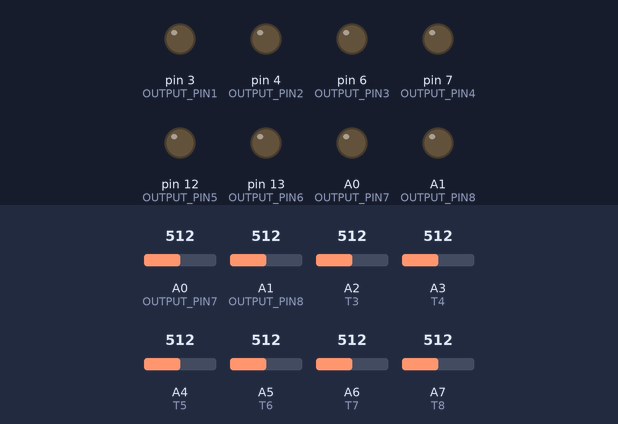
The sketch below on a simulated Arduino Nano, built with avr-gcc and run on an emulated ATmega328P. On the bench: output pins drawn as LEDs (lit = HIGH). The inputs (shaded band) are chosen by the test bench; at power-on: A0 (OUTPUT_PIN7) = 512, A1 (OUTPUT_PIN8) = 512, A2 (T3) = 512, A3 (T4) = 512, A4 (T5) = 512, A5 (T6) = 512, A6 (T7) = 512, A7 (T8) = 512.

Above: at 1.2 s.
1.3 s: A0 (OUTPUT_PIN7) set to 275
2.8 s: A0 (OUTPUT_PIN7) set to 255
At 4.3 s:
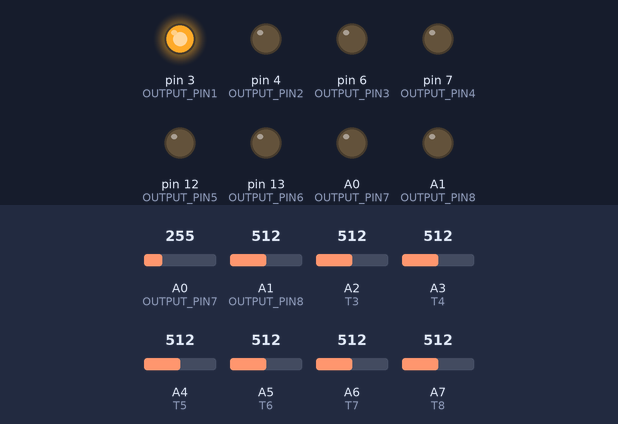
4.8 s: A1 (OUTPUT_PIN8) set to 282
6.3 s: A1 (OUTPUT_PIN8) set to 251
At 8.0 s:
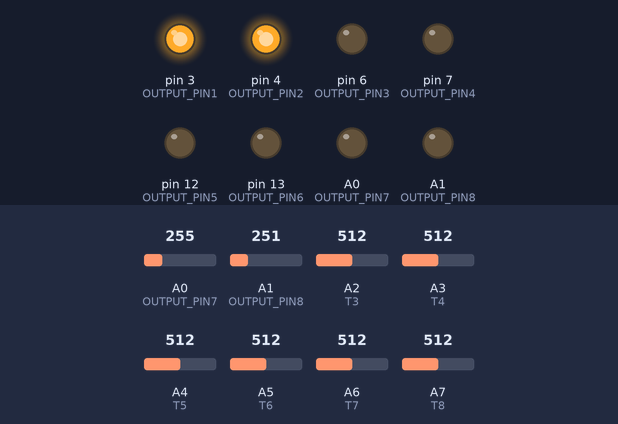
8.3 s: A2 (T3) set to 281
9.8 s: A2 (T3) set to 256
At 10.8 s:
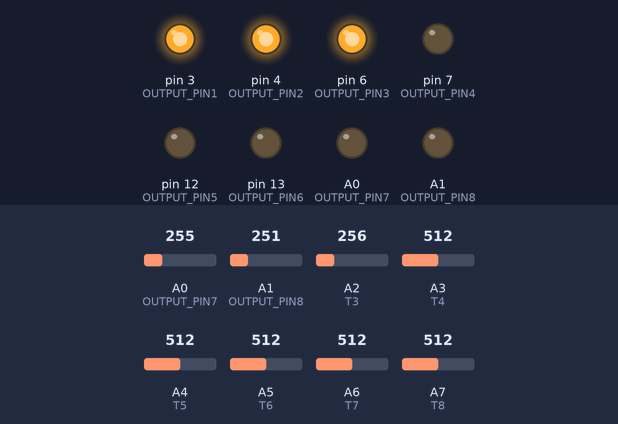
Timing chart, 0 to 12.7 s (numbered marks = the images above; inputs shaded):
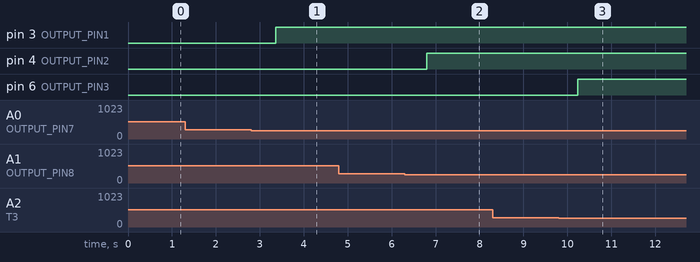

Measured:
- the behaviour switches between 266 and 265 on A0 (OUTPUT_PIN7) (found by bisection; images 0 and 1)
- the behaviour switches between 266 and 265 on A1 (OUTPUT_PIN8) (found by bisection; images 1 and 2)
- the behaviour switches between 266 and 265 on A2 (T3) (found by bisection; images 2 and 3)
- after the input at 1.3 s, every drawn part: stays the same
- after the input at 2.8 s, pin 3 (OUTPUT_PIN1): LOW → HIGH after 0.57 s
- after the input at 4.8 s, every drawn part: stays the same
- after the input at 6.3 s, pin 4 (OUTPUT_PIN2): LOW → HIGH after 0.50 s
- after the input at 8.3 s, every drawn part: stays the same
- after the input at 9.8 s, pin 6 (OUTPUT_PIN3): LOW → HIGH after 0.43 s

The sketch:

extractor_arduino_heater_using_autopid.ino
```cpp
#include "channels.h"

void setup()
{
  AutoPID_init();
}

void loop()
{
  delay(30);
  channels(8);

}
```

channels.cpp
```cpp
#include <Arduino.h>
#include "channels.h"
#include <AutoPID.h>
#include <Wire.h>
//////////////////////////////////
#define OUTPUT_PIN1 3   // 3 as 2
#define OUTPUT_PIN2 4   // 4 as 3
#define OUTPUT_PIN3 6   // 6 as 5
#define OUTPUT_PIN4 7   // 7 as 6
#define OUTPUT_PIN5 12  // 12 as 7
#define OUTPUT_PIN6 13  // 13 as 8
#define OUTPUT_PIN7 14  // 14 as 9
#define OUTPUT_PIN8 15  // 15 as 10
#define TEMP_READ_DELAY 800 //can only read digital temp sensor every ~750ms //800//1000
#define OUTPUT_MIN 0 //pid settings and gains
#define OUTPUT_MAX 255
#define KP 1.05  //.12   // 5.5  // 1.05 FOR30-80  // 0.85 for 90 to 100  // 2 as 1.05 //1.60 as 1.40//1.60
#define KI 0.05  //.0003 // 0.5  // 0.5            // 0.5
#define KD 0.05  //0     // 0.5  // 0.5            // 0.5   // Kp-1.05 Ki-0.05 Kd-0.05 => for 30 to 100 for eight channel
/////////////////////////////////// Pins & Initialisation temperature sensor ntc & Variables decalaration
String de;
int V1, V2, V3, V4, V5, V6, V7, V8, T1 = A0, T2 = A1, T3 = A2, T4 = A3, T5 = A4, T6 = A5, T7 = A6, T8 = A7, OUTPUT_PIN;
float f, R1 = 10000, logR21, logR22, logR23, logR24, logR25, logR26 , logR27, logR28, R21, R22, R23, R24, R25, R26, R27, R28, IT1, IT2, IT3, IT4, IT5, IT6, IT7, IT8, I_Tc1, I_Tc2, I_Tc3, I_Tc4, I_Tc5, I_Tc6 , I_Tc7, I_Tc8, c1 = 1.009249522e-03, c2 = 2.378405444e-04, c3 = 2.019202697e-07;
double temperature_read = 0.0,temperature_read1 = 0.0, temperature_read2 = 0.0, temperature_read3 = 0.0, temperature_read4 = 0.0, temperature_read5 = 0.0, temperature_read6 = 0.0, temperature_read7 = 0.0, temperature_read8 = 0.0, outputVal, outputVal1, outputVal2, outputVal3, outputVal4, outputVal5, outputVal6, outputVal7, outputVal8;
/////// SETPOINT VALUE
double setPoint1 = 0, setPoint2 = 0, setPoint3 = 0, setPoint4 = 0, setPoint5 = 0, setPoint6 = 0, setPoint7 = 0, setPoint8 = 0;
/////////////////////////////////// Auto-PID-function ///////////////////////////////////////////////////////
AutoPID myPID1(&temperature_read1, &setPoint1, &outputVal1, OUTPUT_MIN, OUTPUT_MAX, KP, KI, KD); // Channel 1
AutoPID myPID2(&temperature_read2, &setPoint2, &outputVal2, OUTPUT_MIN, OUTPUT_MAX, KP, KI, KD); // Channel 2
AutoPID myPID3(&temperature_read3, &setPoint3, &outputVal3, OUTPUT_MIN, OUTPUT_MAX, KP, KI, KD); // Channel 3
AutoPID myPID4(&temperature_read4, &setPoint4, &outputVal4, OUTPUT_MIN, OUTPUT_MAX, KP, KI, KD); // Channel 4
AutoPID myPID5(&temperature_read5, &setPoint5, &outputVal5, OUTPUT_MIN, OUTPUT_MAX, KP, KI, KD); // Channel 5
AutoPID myPID6(&temperature_read6, &setPoint6, &outputVal6, OUTPUT_MIN, OUTPUT_MAX, KP, KI, KD); // Channel 6
AutoPID myPID7(&temperature_read7, &setPoint7, &outputVal7, OUTPUT_MIN, OUTPUT_MAX, KP, KI, KD); // Channel 7
AutoPID myPID8(&temperature_read8, &setPoint8, &outputVal8, OUTPUT_MIN, OUTPUT_MAX, KP, KI, KD); // Channel 8
/////////////////////////////////// Functions /////////////////////////////////////////////////////
void AutoPID_init() {
  pinMode(OUTPUT_PIN1, OUTPUT);
  pinMode(OUTPUT_PIN2, OUTPUT);
  pinMode(OUTPUT_PIN3, OUTPUT);
  pinMode(OUTPUT_PIN4, OUTPUT);
  pinMode(OUTPUT_PIN5, OUTPUT);
  pinMode(OUTPUT_PIN6, OUTPUT);
  pinMode(OUTPUT_PIN7, OUTPUT);
  pinMode(OUTPUT_PIN8, OUTPUT);
  Serial.begin(9600);
  Wire.begin(0x08);
  Wire.onReceive(receiveEvent); /* register receive event */
  Wire.onRequest(requestEvent); /* register reqsuest event */
  myPID1.setBangBang(0.5, -0.5); //if temperature is more than 4 degrees below or above setpoint, OUTPUT will be set to min or max respectively
  myPID1.setTimeStep(2000);      //set PID update interval to 4000ms //2000 2000/8=250
  myPID2.setBangBang(0.5, -0.5);
  myPID2.setTimeStep(2000);      // 3000 //3000/8=375
  myPID3.setBangBang(0.5, -0.5);
  myPID3.setTimeStep(2000);
  myPID4.setBangBang(0.5, -0.5);
  myPID4.setTimeStep(2000);
  myPID5.setBangBang(0.5, -0.5);
  myPID5.setTimeStep(2000);
  myPID6.setBangBang(0.5, -0.5);
  myPID6.setTimeStep(2000);
  myPID7.setBangBang(0.5, -0.5);
  myPID7.setTimeStep(2000);
  myPID8.setBangBang(0.5, -0.5);
  myPID8.setTimeStep(2000);
}
void receiveEvent(int numBytes)
{
 setPoint1=0;
  setPoint2=0;
  setPoint3=0;
  setPoint4=0;
  setPoint5=0;
  setPoint6=0;
  setPoint7=0;
  setPoint8=0;
  unsigned char rc[30] = "";
  int count = 0;
  while (Wire.available())
  {
    char c = Wire.read();
    rc[count] = c;
    count++;
  }
  de = rc;
  Serial.println(de);
  delay(100);
  if (de.substring(0, 1) == "W")
  {
    char buf[30];
    de.toCharArray(buf, 30);
    char *p = buf;
    char *str;
    int i = 0;
    while ((str = strtok_r(p, " ", &p)) != NULL) // delimiter is the space
    {
      if (i == 1)
        setPoint1 = atoi(str);
      else if (i == 2)
        setPoint2 = atoi(str);
      else if (i == 3)
        setPoint3 = atoi(str);
      else if (i == 4)
        setPoint4 = atoi(str);
      else if (i == 5)
        setPoint5 = atoi(str);
      else if (i == 6)
        setPoint6 = atoi(str);
      else if (i == 7)
        setPoint7 = atoi(str);
      else if (i == 8)
        setPoint8 = atoi(str);
      i++;
    }
  }
  Serial.print(setPoint1);
  Serial.print(" ");
  Serial.print(setPoint2);
  Serial.print(" ");
  Serial.print(setPoint3);
  Serial.print(" ");
  Serial.print(setPoint4);
  Serial.print(" ");
  Serial.print(setPoint5);
  Serial.print(" ");
  Serial.print(setPoint6);
  Serial.print(" ");
  Serial.print(setPoint7);
  Serial.print(" ");
  Serial.println(setPoint8);

}
void channels(int k) {
  for (int i = 1; i <= k ; i++) {
    if (i == 1) {
      temperature_read1 = readT1();
      myPID1.run(); //call every loop, updates automatically at certain time interval
      OUTPUT_PIN = OUTPUT_PIN1;
      outputVal = outputVal1;
    }
    else if (i == 2) {
      temperature_read2 = readT2();
      myPID2.run(); //call every loop, updates automatically at certain time interval
      OUTPUT_PIN = OUTPUT_PIN2;
      outputVal = outputVal2;
    }
    else if (i == 3) {
      temperature_read3 = readT3();
      myPID3.run(); //call every loop, updates automatically at certain time interval
      OUTPUT_PIN = OUTPUT_PIN3;
      outputVal = outputVal3;
    }
    else if (i == 4) {
      temperature_read4 = readT4();
      myPID4.run(); //call every loop, updates automatically at certain time interval
      OUTPUT_PIN = OUTPUT_PIN4;
      outputVal = outputVal4;
    }
    else if (i == 5) {
      temperature_read5 = readT5();
      myPID5.run(); //call every loop, updates automatically at certain time interval
      OUTPUT_PIN = OUTPUT_PIN5;
      outputVal = outputVal5;
    }
    else if (i == 6) {
      temperature_read6 = readT6();
      myPID6.run(); //call every loop, updates automatically at certain time interval
      OUTPUT_PIN = OUTPUT_PIN6;
      outputVal = outputVal6;
    }
    else if (i == 7) {
      temperature_read7 = readT7();
      myPID7.run(); //call every loop, updates automatically at certain time interval
      OUTPUT_PIN = OUTPUT_PIN7;
      outputVal = outputVal7;
    }
    else if (i == 8) {
      temperature_read8 = readT8();
      myPID8.run(); //call every loop, updates automatically at certain time interval
      OUTPUT_PIN = OUTPUT_PIN8;
      outputVal = outputVal8;
    }
//    Serial.print(temperature_read);
//    Serial.print(" ");
    analogWrite(OUTPUT_PIN, outputVal);
    delay(100);  //100 as 12.5
  }
  //  Serial.println();
  //  Serial.println("Endloop for every channels 1 to 8");
}
double readT1() {
  V1 = analogRead(T1);
  R21 = R1 * (1023.0 / (float)V1 - 1.0);
  logR21 = log(R21);
  IT1 = (1.0 / (c1 + c2 * logR21 + c3 * logR21 * logR21 * logR21));
  I_Tc1 = IT1 - 273.15;
  return I_Tc1;
}
double readT2() {
  V2 = analogRead(T2);
  R22 = R1 * (1023.0 / (float)V2 - 1.0);
  logR22 = log(R22);
  IT2 = (1.0 / (c1 + c2 * logR22 + c3 * logR22 * logR22 * logR22));
  I_Tc2 = IT2 - 273.15;
  return I_Tc2;
}
double readT3() {
  V3 = analogRead(T3);
  R23 = R1 * (1023.0 / (float)V3 - 1.0);
  logR23 = log(R23);
  IT3 = (1.0 / (c1 + c2 * logR23 + c3 * logR23 * logR23 * logR23));
  I_Tc3 = IT3 - 273.15;
  return I_Tc3;
}
double readT4() {
  V4 = analogRead(T4);
  R24 = R1 * (1023.0 / (float)V4 - 1.0);
  logR24 = log(R24);
  IT4 = (1.0 / (c1 + c2 * logR24 + c3 * logR24 * logR24 * logR24));
  I_Tc4 = IT4 - 273.15;
  return I_Tc4;
}
double readT5() {
  V5 = analogRead(T5);
  R25 = R1 * (1023.0 / (float)V5 - 1.0);
  logR25 = log(R25);
  IT5 = (1.0 / (c1 + c2 * logR25 + c3 * logR25 * logR25 * logR25));
  I_Tc5 = IT5 - 273.15;
  return I_Tc5;
}
double readT6() {
  V6 = analogRead(T6);
  R26 = R1 * (1023.0 / (float)V6 - 1.0);
  logR26 = log(R26);
  IT6 = (1.0 / (c1 + c2 * logR26 + c3 * logR26 * logR26 * logR26));
  I_Tc6 = IT6 - 273.15;
  return I_Tc6;
}
double readT7() {
  V7 = analogRead(T7);
  R27 = R1 * (1023.0 / (float)V7 - 1.0);
  logR27 = log(R27);
  IT7 = (1.0 / (c1 + c2 * logR27 + c3 * logR27 * logR27 * logR27));
  I_Tc7 = IT7 - 273.15;
  return I_Tc7;
}
double readT8() {
  V8 = analogRead(T8);
  R28 = R1 * (1023.0 / (float)V8 - 1.0);
  logR28 = log(R28);
  IT8 = (1.0 / (c1 + c2 * logR28 + c3 * logR28 * logR28 * logR28));
  I_Tc8 = IT8 - 273.15;
  return I_Tc8;
}
void requestEvent() {
  String s1 = String(temperature_read1, 0);
  String s2 = String(temperature_read2, 0);
  String s3 = String(temperature_read3, 0);
  String s4 = String(temperature_read4, 0);
  String s5 = String(temperature_read5, 0);
  String s6 = String(temperature_read6, 0);
  String s7 = String(temperature_read7, 0);
  String s8 = String(temperature_read8, 0);
  String all = s1 + " " + s2 + " " + s3 + " " + s4 + " " + s5 + " " + s6 + " " + s7 + " " + s8;
  char buf[30];
  all.toCharArray(buf, 30);
  Wire.write(buf, 30);
}
//
```

channels.h
```cpp
#ifndef CHANNELS_H
#define CHANNELS_H
#include <Arduino.h>

void AutoPID_init();

void channels(int k);

double readT1();
double readT2();
double readT3();
double readT4();
double readT5();
double readT6();
double readT7();
double readT8();

void receiveEvent(int numBytes);

void requestEvent();

#endif
```
